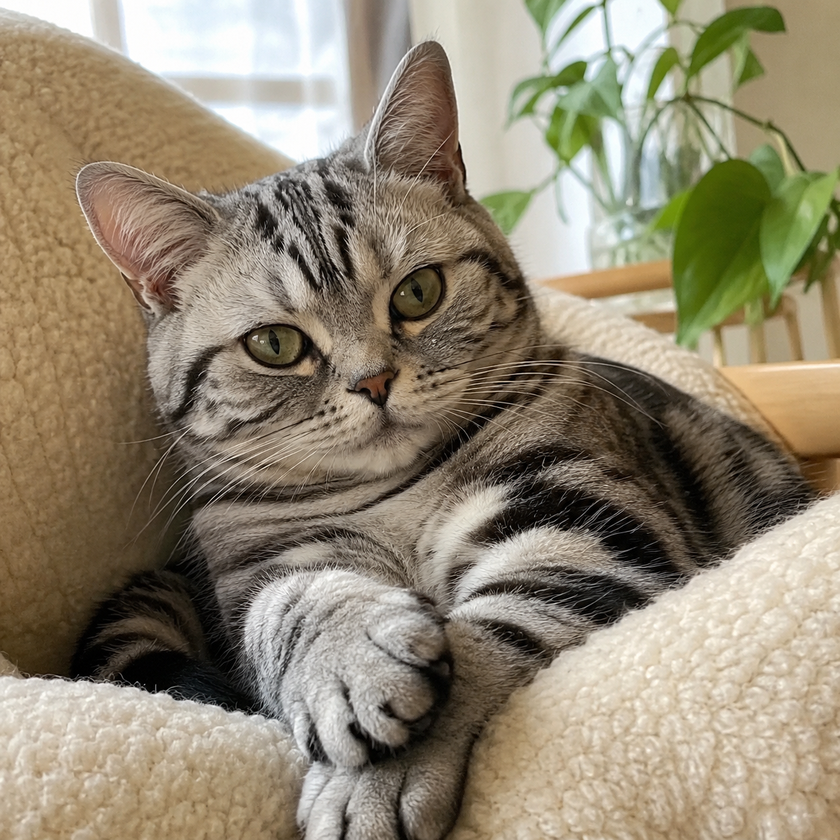
#> input picture syamashita-tu/chapter12/cat.png, 840 x 840 px, shrunk from 1254 x 1254 before the run, found by its file name
$ jupyter execute q06.ipynb
#> lines starting #> are read from the running program, lines starting #| are printed output that depends on the picture
回転角 $\theta = 90^\circ$ のときの回転行列 $\boldsymbol{R}(\theta)$ を手計算しなさい．
また，座標 $(n_1, n_2) = (2, 1)$ を $\theta = 90^\circ$ 回転した後の座標を手計算しなさい．
さらに，Pillow の ```img.rotate(90)``` を使って画像を $90^\circ$ 回転した結果を表示しなさい．

\begin{align*}
R(\theta)
&=
\begin{pmatrix}
\cos\theta & -\sin\theta \\
\sin\theta & \cos\theta
\end{pmatrix}
\\
R(90^\circ)
&=
\begin{pmatrix}
\cos 90^\circ & -\sin 90^\circ \\
\sin 90^\circ & \cos 90^\circ
\end{pmatrix}
\\
&=
\begin{pmatrix}
0 & -1 \\
1 & 0
\end{pmatrix}
\end{align*}

[cell 1]
from PIL import Image
import numpy as np
import matplotlib.pyplot as plt

img = Image.open("/home/syamashita/initial-training-2026/syamashita-tu/chapter12/cat.png").convert("L")
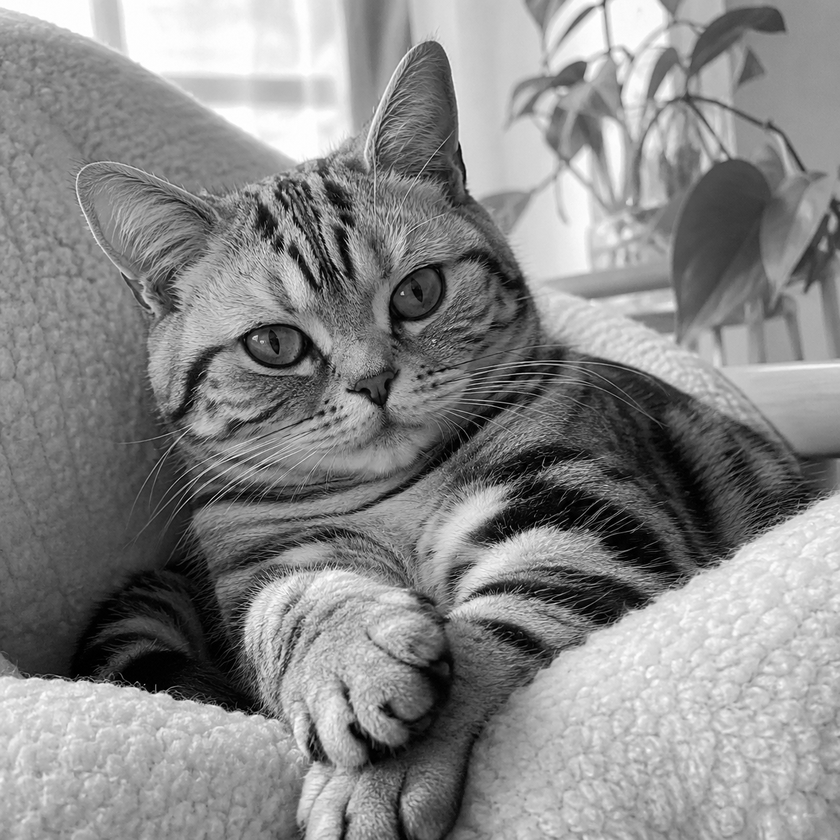
#> img: PIL image 840x840 L; min 0, max 255, mean 136.3

theta = 90
img_array_rotated = img.rotate(theta)
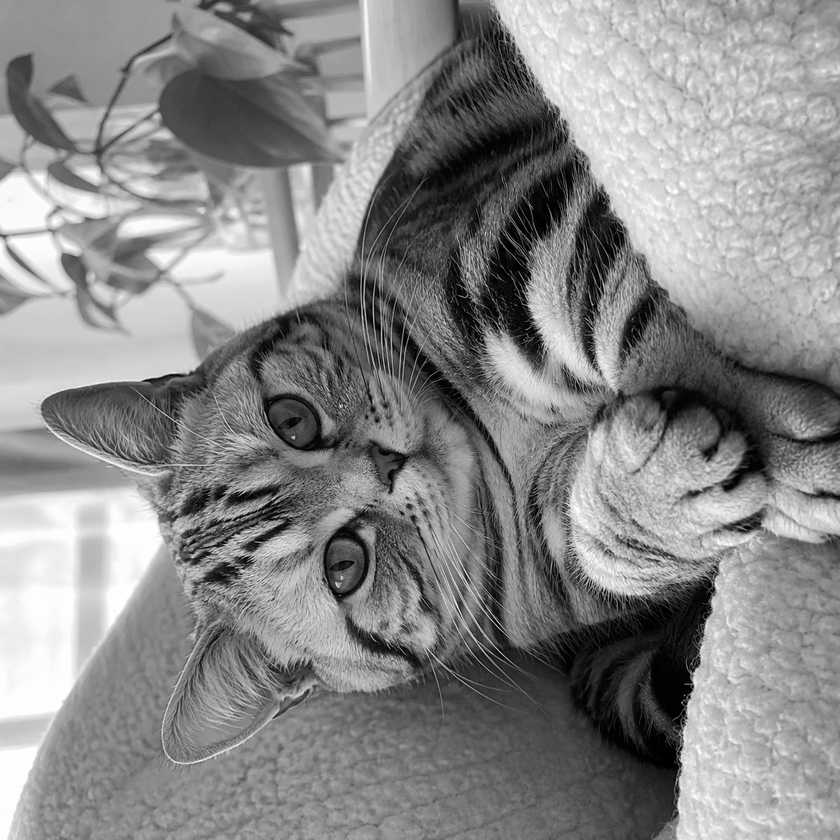
#> img_array_rotated: PIL image 840x840 L; min 0, max 255, mean 136.3

plt.imshow(img_array_rotated, cmap="gray")
plt.axis("off")
plt.show()
